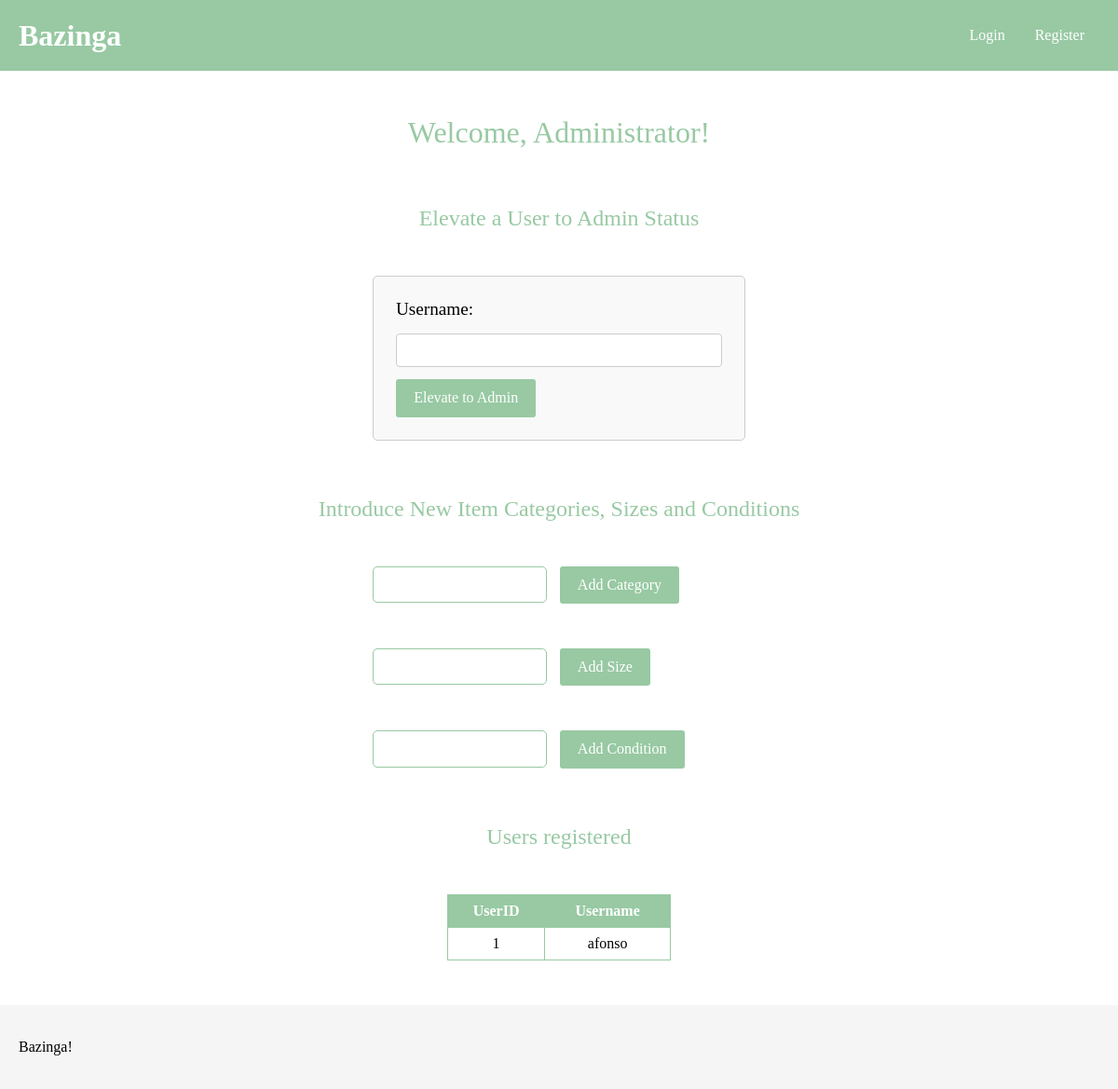
The app's page /admin.php, older data.
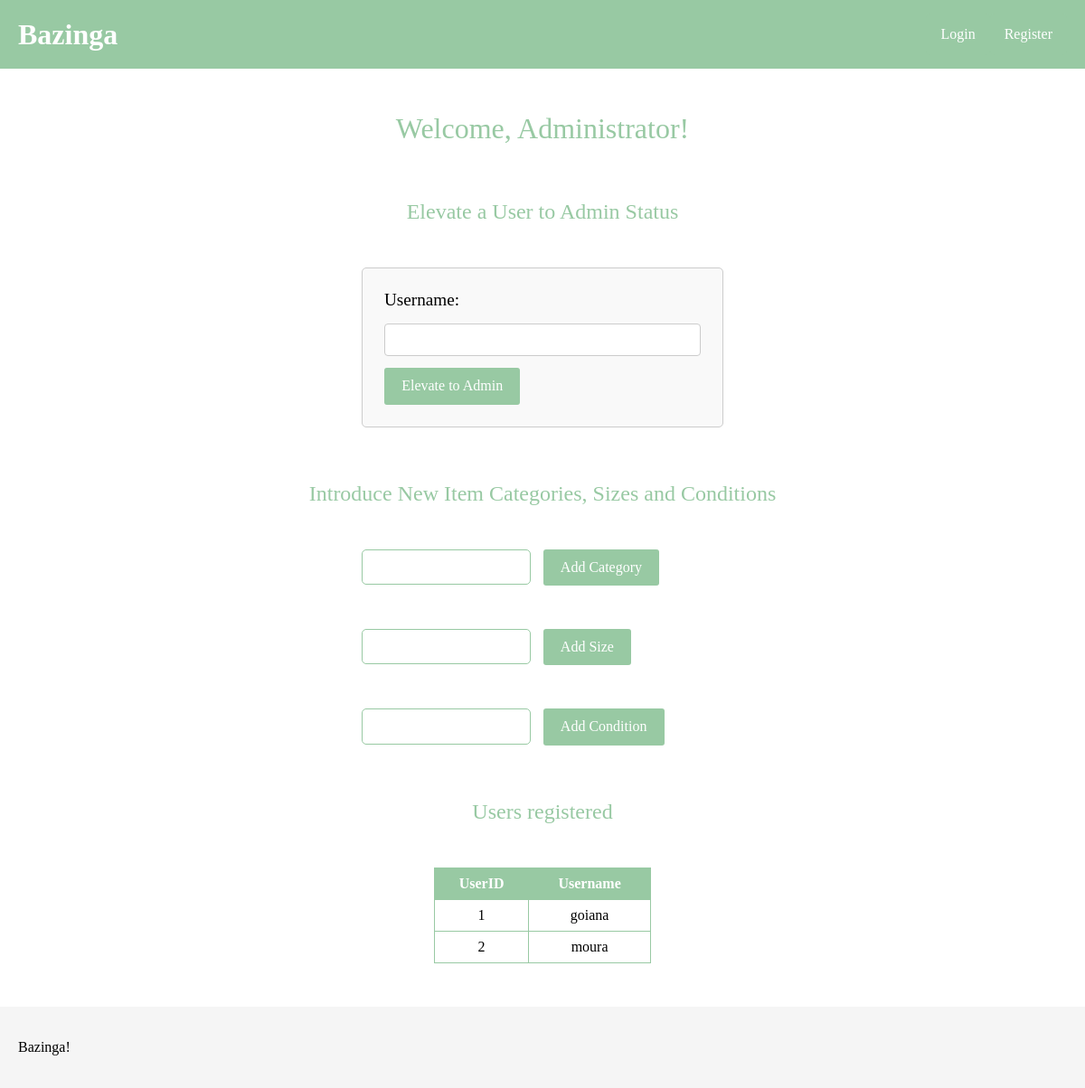
The same page, newer data.
### tables this page shows
CREATE TABLE users (
   userID INTEGER PRIMARY KEY,
   username VARCHAR unique,  
   password VARCHAR,              
   email VARCHAR,
   fullName VARCHAR,
   paymentMethodPassword VARCHAR,
   admim BOOLEAN,
   avatar VARCHAR
);

### admin.php (called while the page is built, shortened)
<?php
    require_once('database/user.php');
    require_once('templates/admin.tl.php');
    require_once('templates/footer.tl.php');
    require_once('templates/header.tl.php');
    printHeader('Bazinga!');
    printAdminSection();
    printFooter();
?>

### database/user.php (called while the page is built, shortened)
<?php
   function getAllUsersRegistered(){
      $db = getDatabaseConnection();
      $stmt = $db->prepare(
         "SELECT username, userID FROM users ORDER BY userID"
      );
      $stmt->execute();
      $users = $stmt->fetchAll();
      return $users;
   }
?>

### templates/admin.tl.php (the view)
<?php
   require_once('database/user.php');
   function printAdminSection(){
?>
    <h1 class="admin-title">Welcome, Administrator!</h1>
    <h2 class="admin-subtitle">Elevate a User to Admin Status</h2>
    <form id="elevateUserForm" action="../actions/elevate_user.php" method="POST">
        <label for="username">Username:</label>
        <input type="text" id="username" name="username" required>
        <button type="submit">Elevate to Admin</button>
    </form>
    <h2 class="admin-subtitle">Introduce New Item Categories, Sizes and Conditions</h2>
    <form id="addNewCategoryForm" action="../actions/add_category.php" method="POST">
        <input type="text" id="category" name="category" required>
        <button type="submit">Add Category</button>
    </form>
    <form id="addNewSizeForm" action="../actions/add_size.php" method="POST">
        <input type="text" id="size" name="size" required>
        <button type="submit">Add Size</button>
    </form>
    <form id="addNewConditionForm" action="../actions/add_condition.php" method="POST">
        <input type="text" id="condition" name="condition" required>
        <button type="submit">Add Condition</button>
    </form>
    <h2 class="admin-subtitle">Users registered</h2>
    <table>
        <tr>
            <th>UserID</th>
            <th>Username</th>
        </tr>
        <?php
            $usersRegistered = getAllUsersRegistered();
            foreach($usersRegistered as $user){
            ?>
            <tr>
                <td><?= $user['userID']; ?></td>
                <td><?= $user['username']; ?></td>
            </tr>
            <?php
            }
        ?>
    </table>
    <?php
   }
?>

### templates/header.tl.php (shortened to what this page needs)
<?php
  require_once('templates/navbar.tl.php');
  function printHeader($title){
?>
<!DOCTYPE html>
<html lang="en-US">
  <head>
    <link href="css/navbar.css" rel="stylesheet">
    <link href="css/footer.css" rel="stylesheet">
    <link href="css/forms.css" rel="stylesheet">
    <link href="css/landing.css" rel="stylesheet">
    <link href="css/productPage.css" rel="stylesheet">
    <link href="css/wishlist.css" rel="stylesheet">
    <link href="css/admin.css" rel="stylesheet">
    <link href="css/sell.css" rel="stylesheet">
    <link href="css/profile.css" rel="stylesheet">
    <link href="css/messages.css" rel="stylesheet">
    <link href="css/productPage.css" rel="stylesheet">
    <link href="css/wishlist.css" rel="stylesheet">
    <link href="css/cart.css" rel="stylesheet">
  </head>
  <body>
    <header>
      <?php printNavBar() ?>
    </header>
<?php
   }
?>

### templates/navbar.tl.php (shortened to what this page needs)
<?php
   require_once('database/user.php');
   function printNavBar(){
?>
<div class="navbar">
  <a style="text-decoration:none" href="../index.php"><h1>Bazinga</h1></a>
      <?php if(isset($_SESSION['username'])){ ?>
         <div class="nav-buttons">
            <?php
            if(checkIfUserIsAdmin($_SESSION['username'])){
            ?>
               <a href="../admin.php" class="admin-btn">
               <i class="material-icons">settings</i>
               </a>
            <?php
            }
            ?>
            <a href="../shoppingCart.php" class="shopping-btn">
               <i class="material-icons">shopping_cart</i>
            </a>
            <a href="../wishlist.php" class="favorite-btn">
              <i class="material-icons">favorite</i>
            </a>
            <a class="nav-button" href="../sell.php">
               sell
            </a>
            <div class="dropdown">
               <button class="nav-button"><?= $_SESSION['username'] ?></button>
               <div class="dropdown-content">
                  <a href="../profile.php">Profile</a>
                  <a href="../messages.php">Messages</a>
                  <a href="../historic.php">Historic</a>
                  <a href="../actions/logout.php">Logout</a>
               </div>
            </div>
         </div>
      <?php
         } else { ?>
         <div class="nav-buttons">
            <a class="nav-button" href="#" id="showLogin">
               Login
            </a>
            <a class="nav-button" href="#" id="showRegister">
               Register
            </a>
         </div>
      <?php } ?>
</div>
<?php
   }
?>

### templates/footer.tl.php
<?php
   function printFooter(){
?>
   <footer>
      <p>Bazinga!</p>
    </footer>
  </body>
</html>
<?php
   }
?>

### css/navbar.css (style rules this page uses)
body { margin: 0; font-family: Arial, sans-serif; }
.navbar { background-color: #98C9A3; overflow: hidden; padding: 15px 20px; display: flex; align-items: center; }
.navbar h1 { color: #fff;; text-align: center; text-decoration: none; margin: 0; }
.nav-button { display: block; background-color: #98C9A3; color: #fff; text-align: center; font-size: 16px; text-decoration: none; padding: 14px 16px; border: none; border-radius: 5px; cursor: pointer; }
.nav-buttons { display: flex; margin-left: auto; }

### css/footer.css (style rules this page uses)
footer { padding: 20px; background-color: whitesmoke; }

### css/landing.css (style rules this page uses)
* { font-family: Georgia, 'Times New Roman', Times, serif }

### css/wishlist.css (style rules this page uses)
* { font-family: Georgia, 'Times New Roman', Times, serif }

### css/admin.css (style rules this page uses)
.admin-title { text-align: center; margin-top: 1.5em; color: #98C9A3; font-weight: 200; }
.admin-subtitle { text-align: center; margin-top: 2.5em; color: #98C9A3; font-weight: 200; }
#elevateUserForm { border: 1px solid #ccc; padding: 1.5em; border-radius: 5px; background-color: #f9f9f9; max-width: 25em; margin: 3em auto; }
#elevateUserForm label { display: block; margin-bottom: 0.8em; font-size: 1.2em; }
#elevateUserForm input[type="text"] { width: 100%; padding: 0.5em; margin-bottom: 0.8em; border: 1px solid #ccc; border-radius: 4px; box-sizing: border-box; font-size: 1em; }
#elevateUserForm button, #addNewCategoryForm button, #addNewSizeForm button, #addNewConditionForm button { background-color: #98C9A3; font-size: 1em; color: white; padding: 0.7em 1.2em; border: none; border-radius: 3px; cursor: pointer; }
#addNewCategoryForm, #addNewSizeForm, #addNewConditionForm { margin: 3em auto; max-width: 25em; }
#addNewCategoryForm input[type="text"], #addNewSizeForm input[type="text"], #addNewConditionForm input[type="text"] { padding: 0.8em; margin: 0 1em 0 0; border: 1px solid #98C9A3; border-radius: 5px; box-sizing: border-box; float: left; }
table { margin: 3em auto; border-collapse: collapse; width: 20%; }
th, td { border: 1px solid #98C9A3; padding: 8px; text-align: center; }
th { background-color: #98C9A3; color: white; }

### css/cart.css (style rules this page uses)
* { box-sizing:border-box }
* { font-family: Georgia, 'Times New Roman', Times, serif }

Row changes from the older to the newer data that the page shows:
changed users id 1: username "afonso" → "goiana"
added users: userID "2", username "moura"
